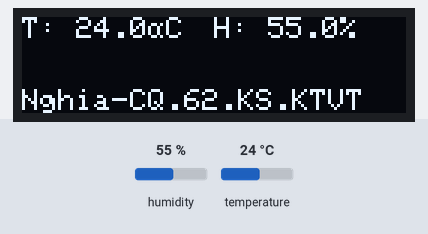
The sketch below on a simulated ESP8266 (NodeMCU). Parts: 128×32 one-colour display. The inputs (shaded band) are chosen by the test bench; at power-on: humidity 55 %, temperature 24 °C. WiFi joins after 1.5 s; servers stay silent unless stated; the display library's start-up logo is not drawn; what the sketch prints to the serial monitor is not drawn.

Above: at 8.7 s.
8.8 s: humidity set to 22 %
At 10.2 s:
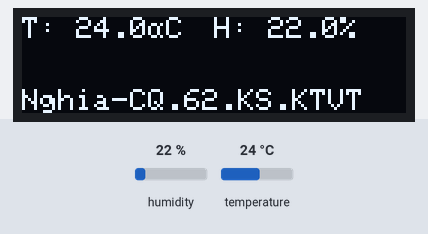
11.1 s: temperature set to 12 °C
At 12.3 s:
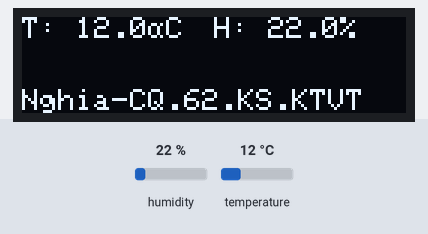
13.1 s: humidity set to 40 %
At 14.4 s:
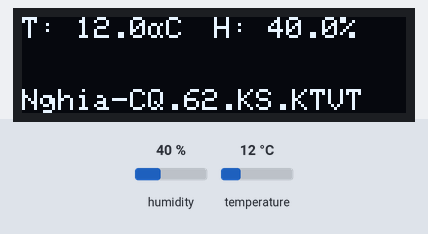
15.2 s: temperature set to 19 °C
At 16.4 s:
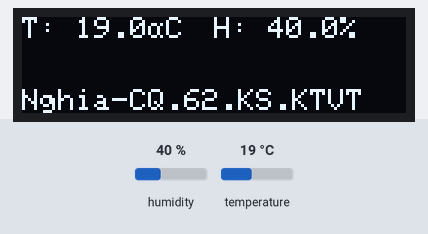
Timing chart, 0 to 18.2 s (numbered marks = the images above; inputs shaded):
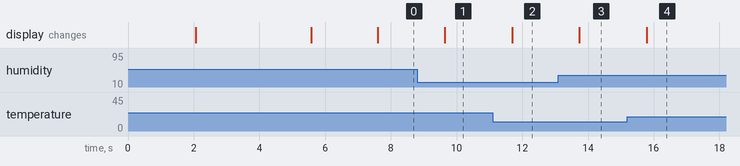

Measured:
- after the input at 8.8 s, the display: changes after 0.84 s (image 1)
- after the input at 11.1 s, the display: changes after 0.59 s (image 2)
- after the input at 13.1 s, the display: changes after 0.64 s (image 3)
- after the input at 15.2 s, the display: changes after 0.59 s (image 4)

The sketch:

CAMBIENNHIETDO.ino
```cpp
#include <ESP8266WiFi.h>
#include <WiFiClientSecure.h>
#include <Wire.h>
#include <Adafruit_GFX.h>
#include <Adafruit_SSD1306.h>
#include "DHTesp.h"
#include <ESP8266WebServer.h>

const char* ssid = "10Diem"; // Tên WiFi
const char* password = "01010101"; // M?t kh?u WiFi

DHTesp dht;
int dhtPin = 16;
float temp;
float humi;
unsigned long currentTime = millis();

// C?u hình màn hình OLED
#define SCREEN_WIDTH 128
#define SCREEN_HEIGHT 32
#define OLED_RESET -1
#define SCREEN_ADDRESS 0x3C

Adafruit_SSD1306 display(SCREEN_WIDTH, SCREEN_HEIGHT, &Wire, OLED_RESET);

// Kh?i t?o Web Server
ESP8266WebServer server(80);

void setup() {
  Serial.begin(115200);
  Serial.println();

  // C?u hình c?m bi?n DHT11
  dht.setup(dhtPin, DHTesp::DHT11);

  // C?u hình màn hình OLED
  if (!display.begin(SSD1306_SWITCHCAPVCC, SCREEN_ADDRESS)) {
    Serial.println(F("SSD1306 allocation failed"));
    for (;;);
  }
  display.display();
  delay(2000);
  display.clearDisplay();

  // Hi?n th? thông tin kh?i d?ng trên OLED
  display.setTextSize(1);
  display.setTextColor(SSD1306_WHITE);
  display.setCursor(0, 0);
  display.print(F("IOT-ESP8266-K62"));
  display.display();
  delay(2000);
  display.clearDisplay();

  // K?t n?i WiFi
  Serial.print("Connecting to WiFi: ");
  Serial.println(ssid);
  WiFi.begin(ssid, password);
  while (WiFi.status() != WL_CONNECTED) {
    delay(500);
    Serial.print(".");
  }
  Serial.println("\nWiFi connected");
  Serial.println("IP address: ");
  Serial.println(WiFi.localIP());

  // Hi?n th? thông tin WiFi trên OLED
  display.setCursor(0, 0);
  display.print(F("WiFi connected"));
  display.setCursor(0, 16);
  display.print(WiFi.localIP());
  display.display();
  delay(2000);
  display.clearDisplay();

  // C?u hình Web Server
  server.on("/", handleRoot);
  server.on("/data", handleJson);
  server.begin();
  Serial.println("HTTP server started");
}

void loop() {
  // C?p nh?t d? li?u t? c?m bi?n m?i giây
  if (millis() - currentTime > 1000) {
    float h = dht.getHumidity();
    float t = dht.getTemperature();
    if (dht.getStatusString() == "OK") {
      temp = t;
      humi = h;

      // Hi?n th? d? li?u lên OLED
      display.clearDisplay();
      display.setCursor(0, 0);
      display.print(F("T: "));
      display.print(temp, 1);
      display.print((char)223); // Ký t? d?
      display.print(F("C"));

      display.setCursor(64, 0);
      display.print(F("H: "));
      display.print(humi, 1);
      display.print(F("%"));

      display.setCursor(0, 24);
      display.print(F("Nghia-CQ.62.KS.KTVT"));
      display.display();
    }
    currentTime = millis();
  }

  // X? lý yêu c?u t? Web Server
  server.handleClient();
}

// G?i trang web chính
void handleRoot() {
  String html = "<!DOCTYPE html><html><head><title>IOT-62</title>";
  html += "<meta charset='UTF-8'>";
  html += "<style>";
  html += "body { background-color: #222; color: MediumSeaGreen; text-align: center; font-family: Arial, sans-serif; }";
  html += "h1 { margin-top: 20px; }";
  html += "</style>";
  html += "</head><body>";
  html += "<h1>C?M BI?N NHI?T Ð? VÀ Ð? ?M</h1>";
  html += "<p>Nhi?t d?: <span id='temp'>--</span> &deg;C</p>";
  html += "<p>Ð? ?m: <span id='humi'>--</span> %</p>";
  html += "<script>";
  html += "function fetchData() {";
  html += "  fetch('/data').then(response => response.json()).then(data => {";
  html += "    document.getElementById('temp').innerText = data.temperature;";
  html += "    document.getElementById('humi').innerText = data.humidity;";
  html += "  });";
  html += "}";
  html += "setInterval(fetchData, 1000);"; // C?p nh?t m?i giây
  html += "fetchData();";
  html += "</script>";
  html += "</body></html>";
  server.send(200, "text/html", html);
}

// G?i d? li?u JSON
void handleJson() {
  String json = "{";
  json += "\"temperature\":" + String(temp, 1) + ",";
  json += "\"humidity\":" + String(humi, 1);
  json += "}";
  server.send(200, "application/json", json);
}
```
